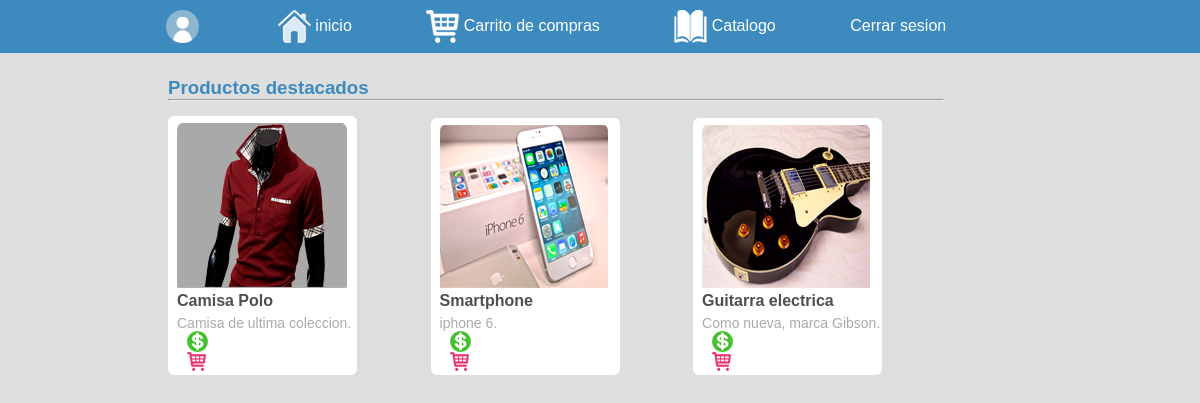
The app's page /home.php with its own data.
### tables this page shows
CREATE TABLE IF NOT EXISTS `productos` (
  `idProducto` int(11) NOT NULL AUTO_INCREMENT,
  `nombreProducto` varchar(500) NOT NULL,
  `descripcionProducto` varchar(500) NOT NULL,
  `imagenProducto` varchar(500) NOT NULL,
  `favorito` int(11) NOT NULL,
  PRIMARY KEY (`idProducto`)
);

### www/home.php (the view, shortened to what this page needs)
<!DOCTYPE html>
<html>
<head>
	<link rel="stylesheet" href="css/styles.css">
</head>
<body>
	<div class="head">
		<header>
			<nav>
				<ul>
					<li>
						<figure>
							<a href="perfil.php">
								<img src="img/usuario.png" alt="usuario"/>
							</a>
						</figure>
					</li>
					<li>
						<figure>
							<a href="home.php">
								<img src="img/home.png" alt="home"/>
								<p>inicio</p>
							</a>
						</figure>
					</li>
					<li>
						<figure>
							<a href="carroCompras.php">
								<img src="img/carrito.png" alt="carrito"/>
								<p>Carrito de compras</p>
							</a>
						</figure>
					</li>
					<li>
						<figure>
							<a href="catalogo.php">
								<img src="img/catalogo.png" alt="catalogo"/>
								<p>Catalogo</p>
							</a>
						</figure>
					</li>
					<li>
						<a href="">Cerrar sesion</a>
					</li>
				</ul>
			</nav>
		</header>
	</div>
	<div id="productos">
		<h3>Productos destacados</h3>
		<hr>
		<?php
			include_once("includes/database.php");
			$r = array();
			$destacados = "SELECT productos.nombreProducto, productos.descripcionProducto, productos.imagenProducto
				FROM productos WHERE favorito='1'";
			$result = mysqli_query($conexion, $destacados);
			$i = 0;
		   	while($row = mysqli_fetch_array($result)) {
		   		$r[] = $row;
			   	echo "<article>";
					echo "<div class='contenido'";
						echo "<figure>";
							echo"<img class='imagen' src='".$r[$i]['imagenProducto']."'/>";
					    echo "<h4>".$r[$i]['nombreProducto']."</h4>";
					    echo "<p>".$r[$i]['descripcionProducto']."</p>";
						echo "<div class='contenido2'>";
							echo "<a href='home.php'>";
								echo "<img src='img/comprar.png' alt='dolar'/>";
							echo "</a>";
							echo "<a href='home.php'>";
								echo "<img src='img/carrito2.png' alt='carritoCompra'/>";
							echo "</a>";
						echo "</div>";
					echo "</div>";
				echo "</article>";
			    $i++;
		    };
	?>
	</div>
</body>
</html>

### www/css/styles.css (style rules this page uses)
* { margin: 0; padding: 0; }
body { background-color: #dedede; font-family: Arial, Helvetica; }
p { color: #a9a9a9; margin-top: 5px; text-align: center; }
.head { background: #3d8abf; }
header { display: inline-block; max-width: 150%; padding-left: 8%; padding-top: 10px; }
li { display: inline-block; margin-left: 70px; margin-bottom: 10px; }
a { color: white; text-decoration: none; }
a img { vertical-align: middle; }
a p { color: white; display: inline-block; }
#productos { margin-top: 2%; padding-left: 14%; text-align: left; }
h3 { color: #3d8abf; }
hr { border-width: 1px; color: #3d8abf; width: 75%; }
h4 { color: #4f4f4f; }
article { display: inline-block; margin-right: 8%; margin-top: 15px; }
article p { color: #aaaaaa; font-size: 14px; text-align: left; }
.contenido { background: white; border-radius: 6px; padding-bottom: 2%; padding-left: 5%; padding-top: 4%; width: 180px; }
.contenido2 { display: inline-block; padding-left: 10px; width: 90%; }
.contenido2 a { margin-right: 70%; }

### records on screen
productos: imagenProducto (picture), nombreProducto "Camisa Polo", descripcionProducto "Camisa de ultima coleccion."
productos: imagenProducto (picture), nombreProducto "Smartphone", descripcionProducto "iphone 6."
productos: imagenProducto (picture), nombreProducto "Guitarra electrica", descripcionProducto "Como nueva, marca Gibson."
